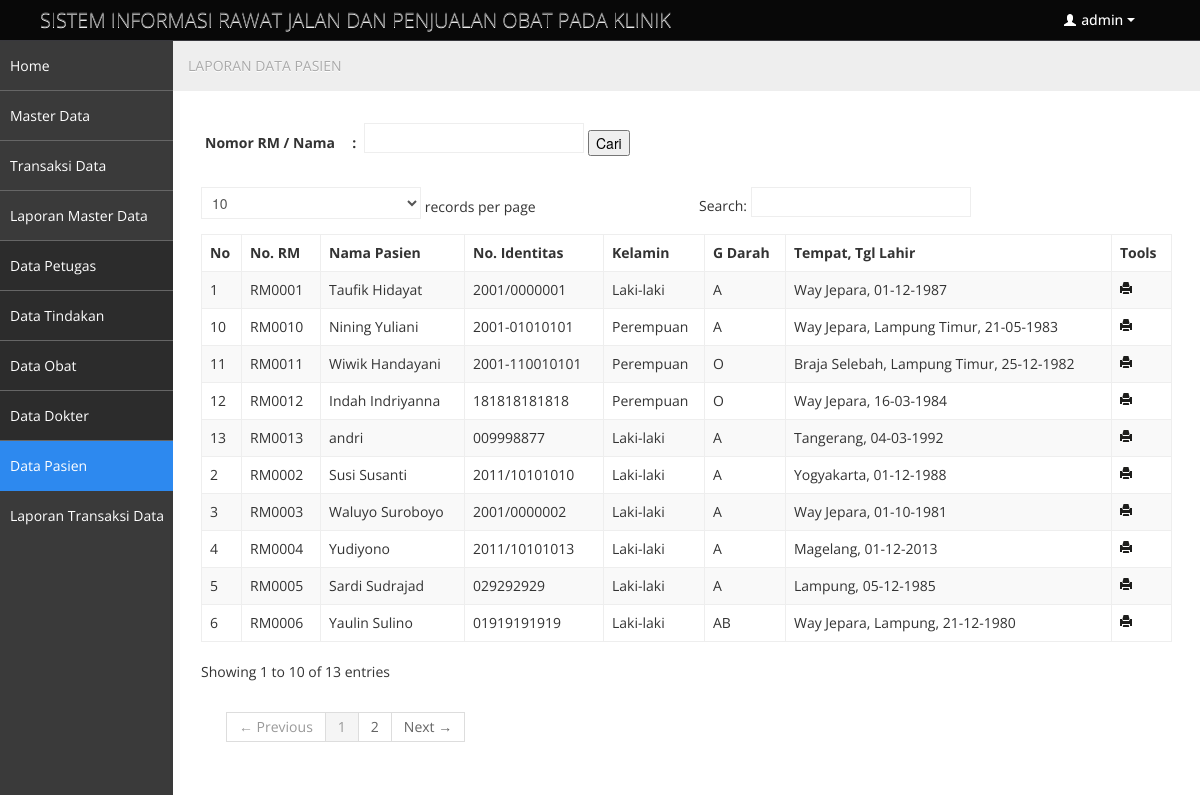
/dasboard.php?page=Laporan-Pasien (signed in), run on the app's committed database.
### tables this page shows
CREATE TABLE IF NOT EXISTS `petugas` (
  `kd_petugas` char(4) NOT NULL,
  `nm_petugas` varchar(100) NOT NULL,
  `no_telepon` varchar(20) NOT NULL,
  `username` varchar(20) NOT NULL,
  `password` varchar(200) NOT NULL,
  `level` varchar(20) NOT NULL DEFAULT 'Kasir',
  PRIMARY KEY (`kd_petugas`)
);

CREATE TABLE IF NOT EXISTS `pasien` (
  `nomor_rm` char(6) NOT NULL,
  `nm_pasien` varchar(100) NOT NULL,
  `no_identitas` varchar(40) NOT NULL,
  `jns_kelamin` enum('Laki-laki','Perempuan') NOT NULL,
  `gol_darah` enum('A','B','AB','O') NOT NULL,
  `agama` varchar(30) NOT NULL,
  `tempat_lahir` varchar(100) NOT NULL,
  `tanggal_lahir` date NOT NULL,
  `no_telepon` varchar(20) NOT NULL,
  `alamat` varchar(200) NOT NULL,
  `stts_nikah` enum('Menikah','Belum Nikah') NOT NULL,
  `pekerjaan` varchar(100) NOT NULL,
  `keluarga_status` enum('Ayah','Ibu','Suami','Istri','Saudara') NOT NULL,
  `keluarga_nama` varchar(100) NOT NULL,
  `keluarga_telepon` varchar(20) NOT NULL,
  `tgl_rekam` date NOT NULL,
  `kd_petugas` char(4) NOT NULL,
  PRIMARY KEY (`nomor_rm`)
);

### library/inc.library.php (called while the page is built, shortened)
<?php
function IndonesiaTgl($tanggal){
	$tgl=substr($tanggal,8,2);
	$bln=substr($tanggal,5,2);
	$thn=substr($tanggal,0,4);
	$tanggal="$tgl-$bln-$thn";
	return $tanggal;
}
?>

### laporan_pasien.php (the view, shortened to what this page needs)
<?php
$row = 50;
$hal = isset($_GET['hal']) ? $_GET['hal'] : 0;
if(isset($_POST['btnCari'])){
	if($_POST) {
		$txtKataKunci	= $_POST['txtKataKunci'];
		$mySql = "SELECT * FROM pasien WHERE nomor_rm='$txtKataKunci' OR nm_pasien LIKE '%$txtKataKunci%'
				  ORDER BY nomor_rm ASC LIMIT $hal, $row";
	}
}
else {
	$mySql = "SELECT * FROM pasien ORDER BY nomor_rm ASC LIMIT $hal, $row";
}
$dataKataKunci	= isset($_POST['txtKataKunci']) ? $_POST['txtKataKunci'] : '';
?>
<ul class="breadcrumb">
				<li>
					LAPORAN DATA PASIEN
				</li>
</ul>
<form action="<?php $_SERVER['PHP_SELF']; ?>" method="post" name="form1" target="_self" id="form1">
  <table  class="table-list" width="500" border="0" cellspacing="1" cellpadding="4">
    <tr>
      <td width="139"><strong>Nomor RM / Nama </strong></td>
      <td width="1"><strong>:</strong></td>
      <td width="332"><b>
        <input name="txtKataKunci" type="text" value="<?php echo $dataKataKunci; ?>" size="40" maxlength="100" />
        <input name="btnCari" type="submit" value="Cari" />
      </b></td>
    </tr>
  </table>
</form>
<table class="table table-striped table-bordered bootstrap-datatable datatable">
<thead>
  <tr>
    <th><strong>No</strong></th>
    <th><strong>No. RM </strong></th>
    <th><strong>Nama Pasien </strong></th>
    <th><strong>No. Identitas </strong></th>
    <th><strong>Kelamin</strong></th>
    <th><strong>G Darah </strong></th>
    <th><strong>Tempat, Tgl Lahir </strong></th>
    <th><strong>Tools</strong></th>
  </tr>
</thead>
  <?php
	$myQry = mysql_query($mySql, $koneksidb)  or die ("Query salah : ".mysql_error());
	$nomor = 0;
	while ($myData = mysql_fetch_array($myQry)) {
		$nomor++;
	?>
  <tr>
    <td><?php echo $nomor; ?></td>
    <td><?php echo $myData['nomor_rm']; ?></td>
    <td><?php echo $myData['nm_pasien']; ?></td>
    <td><?php echo $myData['no_identitas']; ?></td>
    <td><?php echo $myData['jns_kelamin']; ?></td>
    <td><?php echo $myData['gol_darah']; ?></td>
    <td><?php echo $myData['tempat_lahir']; ?>,
    <?php echo IndonesiaTgl($myData['tanggal_lahir']); ?></td>
    <td><a href="cetak/pasien_cetak.php?NomorRM=<?php echo $myData['nomor_rm']; ?>" target="_blank" class="halflings-icon print"></a></td>
  </tr>
  <?php } ?>
</table>

### dasboard.php (shortened to what this page needs)
<?php
include_once "library/inc.connection.php";
include_once "library/inc.library.php";
?>
<!DOCTYPE html>
<html lang="en">
<head>
	<link id="bootstrap-style" href="css/bootstrap.min.css" rel="stylesheet">
	<link href="css/bootstrap-responsive.min.css" rel="stylesheet">
	<link id="base-style" href="css/style.css" rel="stylesheet">
	<link id="base-style-responsive" href="css/style-responsive.css" rel="stylesheet">
    <link rel="stylesheet" type="text/css" href="plugins/tigra_calendar/tcal.css" />
</head>
<body>
	<div class="navbar">
		<div class="navbar-inner">
			<div class="container-fluid">
					<a class="brand" href="index.html">SISTEM INFORMASI RAWAT JALAN DAN PENJUALAN OBAT PADA KLINIK </a>
				<div class="nav-no-collapse header-nav">
					<ul class="nav pull-right">
						<?php
$mySql = "SELECT * FROM petugas WHERE kd_petugas='".$_SESSION['SES_LOGIN']."'";
$myQry = mysql_query($mySql, $koneksidb)  or die ("Query user salah : ".mysql_error());
$myData= mysql_fetch_array($myQry);
?>
						<li class="dropdown">
							<a class="btn dropdown-toggle" data-toggle="dropdown" href="#">
								<i class="halflings-icon white user"></i> <?php echo $myData['username']; ?>
								<span class="caret"></span>
							</a>
						</li>
					</ul>
				</div>
		  </div>
		</div>
	</div>
		<div class="container-fluid-full">
		<div class="row-fluid">
			<div id="sidebar-left" class="span2">
				<div class="nav-collapse sidebar-nav">
				<?php include "menu.php"; ?></div>
			</div>
			<div id="content" class="span10">
<?php include "buka_file.php";?>
          </div>
		</div>
		</div>
</body>
</html>

### css/style.css (style rules this page uses)
body { background: #F5F5F5; color: #333; border: none; font-family: 'Open Sans', sans-serif; font-weight: 400; }
a { color: #646464; }
.navbar { margin-bottom: 0px; }
.navbar-inner { margin-bottom: 0px; min-height: 40px; padding-right: 20px; padding-left: 20px; background: #080808; filter: none; text-shadow: 1px 1px 1px #0a0c0e; border: none; color: #fff; -webkit-border-radius: 0px; -moz-border-radius: 0px; border-radius: 0px; *zoom: 1; border-bottom: 1px solid #38383D; }
.navbar-inner a { color: #7b7b7b; text-shadow: 0 -1px 1px #0b090a; }
.navbar-inner a i { margin-top: 2px; }
.header-nav { padding: 0px; color: #fff !important; background: #000 !important; }
.header-nav .nav { margin: 0px; }
.header-nav .btn { display: inline-block; padding: 21px 20px; margin-top: 0px; margin-left: 0px; font-size: 14px; line-height: 20px; text-align: center; text-shadow: none; vertical-align: middle; cursor: pointer; background: transparent; border-left: none; border-right: none; border-top: 0px; border-bottom: 0px; -webkit-border-radius: 0px; -moz-border-radius: 0px; border-radius: 0px; -webkit-box-shadow: none !important; -moz-box-shadow: none !important; box-shadow: none !important; }
.header-nav a.btn { color: #fff !important; text-shadow: none !important; padding: 10px 25px !important; }
.header-nav .btn .caret { border-top-color: #fff !important; border-bottom-color: #fff !important; }
#sidebar-left { background: #3A3A3A; }
#content { background: #ffffff; filter: none; min-height: 100%; padding: 20px 20px; position: relative; }
.breadcrumb { margin: -28px -28px 28px -28px; line-height: 34px; background: #eee; border: 0px; color: #aaa; -webkit-box-shadow: none; -moz-box-shadow: none; box-shadow: none; -webkit-border-radius: 0px; -moz-border-radius: 0px; border-radius: 0px; }
.btn { display: inline-block; padding: 6px 12px; margin-bottom: 0; font-size: 14px; font-weight: 500; line-height: 20px; text-align: center; white-space: nowrap; vertical-align: middle; cursor: pointer; border: 1px solid #a7a9aa; -webkit-border-radius: 0px !important; border-radius: 0px !important; }
.btn i { margin-top: 2px; }
.btn { color: #ffffff; background-color: #a7a9aa; border-color: #a7a9aa; background-image: none; filter: none; text-shadow: none; }
.table th, .table td { border-top: 1px solid #eee; }
.table-bordered { border-color: #eee; -webkit-border-radius: 0px !important; -moz-border-radius: 0px !important; border-radius: 0px !important; }
.table-bordered th, .table-bordered td { border-left: 1px solid #eee; }
.table-bordered thead:first-child tr:first-child > th:first-child, .table-bordered tbody:first-child tr:first-child > td:first-child, .table-bordered tbody:first-child tr:first-child > th:first-child { -webkit-border-radius: 0px !important; -moz-border-radius: 0px !important; border-radius: 0px !important; }
.table-bordered thead:first-child tr:first-child > th:last-child, .table-bordered tbody:first-child tr:first-child > td:last-child, .table-bordered tbody:first-child tr:first-child > th:last-child { -webkit-border-radius: 0px !important; -moz-border-radius: 0px !important; border-radius: 0px !important; }
.table-bordered thead:last-child tr:last-child > th:first-child, .table-bordered tbody:last-child tr:last-child > td:first-child, .table-bordered tbody:last-child tr:last-child > th:first-child, .table-bordered tfoot:last-child tr:last-child > td:first-child, .table-bordered tfoot:last-child tr:last-child > th:first-child { -webkit-border-radius: 0px !important; -moz-border-radius: 0px !important; border-radius: 0px !important; }
.table-bordered thead:last-child tr:last-child > th:last-child, .table-bordered tbody:last-child tr:last-child > td:last-child, .table-bordered tbody:last-child tr:last-child > th:last-child, .table-bordered tfoot:last-child tr:last-child > td:last-child, .table-bordered tfoot:last-child tr:last-child > th:last-child { -webkit-border-radius: 0px !important; -moz-border-radius: 0px !important; border-radius: 0px !important; }

### css/style-responsive.css (style rules this page uses)
@media (min-width: 1200px) { .container-fluid-full { overflow: hidden; position: relative; height: 100%; } }
@media (min-width: 1200px) { #content { width: 85.578%; padding: 28px; margin: 0px 0px; margin-left: 14.422% !important; } }
@media (min-width: 1200px) { #sidebar-left { background: #3A3A3A; margin-left: 0px !important; position: absolute; height: 100%; } }

### data on the page
petugas: username "admin"
pasien: nomor_rm "RM0001", nm_pasien "Taufik Hidayat", no_identitas "2001/0000001", jns_kelamin "Laki-laki", gol_darah "A", tempat_lahir "Way Jepara", tanggal_lahir "01-12-1987"
pasien: nomor_rm "RM0002", nm_pasien "Susi Susanti", no_identitas "2011/10101010", jns_kelamin "Laki-laki", gol_darah "A", tempat_lahir "Yogyakarta", tanggal_lahir "01-12-1988"
pasien: nomor_rm "RM0003", nm_pasien "Waluyo Suroboyo", no_identitas "2001/0000002", jns_kelamin "Laki-laki", gol_darah "A", tempat_lahir "Way Jepara", tanggal_lahir "01-10-1981"
pasien: nomor_rm "RM0004", nm_pasien "Yudiyono", no_identitas "2011/10101013", jns_kelamin "Laki-laki", gol_darah "A", tempat_lahir "Magelang", tanggal_lahir "01-12-2013"
pasien: nomor_rm "RM0005", nm_pasien "Sardi Sudrajad", no_identitas "029292929", jns_kelamin "Laki-laki", gol_darah "A", tempat_lahir "Lampung", tanggal_lahir "05-12-1985"
pasien: nomor_rm "RM0006", nm_pasien "Yaulin Sulino", no_identitas "01919191919", jns_kelamin "Laki-laki", gol_darah "AB", tempat_lahir "Way Jepara, Lampung", tanggal_lahir "21-12-1980"
pasien: nomor_rm "RM0010", nm_pasien "Nining Yuliani", no_identitas "2001-01010101", jns_kelamin "Perempuan", gol_darah "A", tempat_lahir "Way Jepara, Lampung Timur", tanggal_lahir "21-05-1983"
pasien: nomor_rm "RM0011", nm_pasien "Wiwik Handayani", no_identitas "2001-110010101", jns_kelamin "Perempuan", gol_darah "O", tempat_lahir "Braja Selebah, Lampung Timur", tanggal_lahir "25-12-1982"
pasien: nomor_rm "RM0012", nm_pasien "Indah Indriyanna", no_identitas "181818181818", jns_kelamin "Perempuan", gol_darah "O", tempat_lahir "Way Jepara", tanggal_lahir "16-03-1984"
pasien: nomor_rm "RM0013", nm_pasien "andri", no_identitas "009998877", jns_kelamin "Laki-laki", gol_darah "A", tempat_lahir "Tangerang", tanggal_lahir "04-03-1992"
